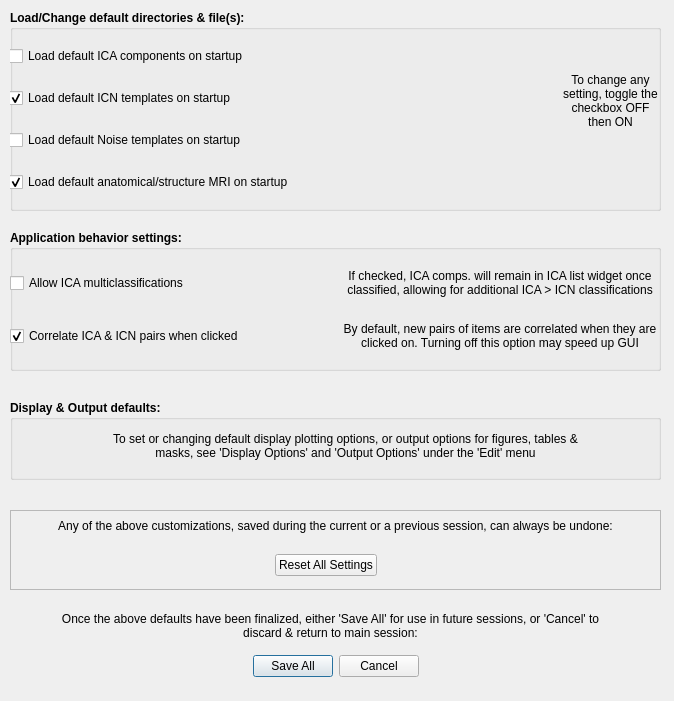
<?xml version="1.0" encoding="UTF-8"?>
<ui version="4.0">
 <class>Dialog</class>
 <widget class="QDialog" name="Dialog">
  <property name="geometry">
   <rect>
    <x>0</x>
    <y>0</y>
    <width>674</width>
    <height>701</height>
   </rect>
  </property>
  <property name="windowTitle">
   <string>Preferrences</string>
  </property>
  <widget class="QDialogButtonBox" name="buttonBox">
   <property name="geometry">
    <rect>
     <x>10</x>
     <y>650</y>
     <width>651</width>
     <height>32</height>
    </rect>
   </property>
   <property name="orientation">
    <enum>Qt::Horizontal</enum>
   </property>
   <property name="standardButtons">
    <set>QDialogButtonBox::Cancel|QDialogButtonBox::SaveAll</set>
   </property>
   <property name="centerButtons">
    <bool>true</bool>
   </property>
  </widget>
  <widget class="QFrame" name="frame_4">
   <property name="geometry">
    <rect>
     <x>10</x>
     <y>510</y>
     <width>651</width>
     <height>80</height>
    </rect>
   </property>
   <property name="frameShape">
    <enum>QFrame::StyledPanel</enum>
   </property>
   <property name="frameShadow">
    <enum>QFrame::Plain</enum>
   </property>
   <property name="lineWidth">
    <number>3</number>
   </property>
   <widget class="QLabel" name="label_7">
    <property name="geometry">
     <rect>
      <x>0</x>
      <y>0</y>
      <width>651</width>
      <height>31</height>
     </rect>
    </property>
    <property name="font">
     <font>
      <weight>50</weight>
      <bold>false</bold>
     </font>
    </property>
    <property name="text">
     <string>Any of the above customizations, saved during the current or a previous session, can always be undone:</string>
    </property>
    <property name="alignment">
     <set>Qt::AlignCenter</set>
    </property>
    <property name="wordWrap">
     <bool>true</bool>
    </property>
   </widget>
   <widget class="QWidget" name="horizontalLayoutWidget">
    <property name="geometry">
     <rect>
      <x>-10</x>
      <y>40</y>
      <width>651</width>
      <height>31</height>
     </rect>
    </property>
    <layout class="QHBoxLayout" name="horizontalLayout">
     <item>
      <spacer name="horizontalSpacer_2">
       <property name="orientation">
        <enum>Qt::Horizontal</enum>
       </property>
       <property name="sizeHint" stdset="0">
        <size>
         <width>40</width>
         <height>20</height>
        </size>
       </property>
      </spacer>
     </item>
     <item>
      <widget class="QPushButton" name="pushButton_RestoreDefaults">
       <property name="text">
        <string>Reset All Settings</string>
       </property>
      </widget>
     </item>
     <item>
      <spacer name="horizontalSpacer">
       <property name="orientation">
        <enum>Qt::Horizontal</enum>
       </property>
       <property name="sizeHint" stdset="0">
        <size>
         <width>40</width>
         <height>20</height>
        </size>
       </property>
      </spacer>
     </item>
    </layout>
   </widget>
  </widget>
  <widget class="QLabel" name="label_8">
   <property name="geometry">
    <rect>
     <x>60</x>
     <y>600</y>
     <width>541</width>
     <height>51</height>
    </rect>
   </property>
   <property name="text">
    <string>Once the above defaults have been finalized, either 'Save All' for use in future sessions, or 'Cancel' to discard &amp; return to main session:</string>
   </property>
   <property name="alignment">
    <set>Qt::AlignCenter</set>
   </property>
   <property name="wordWrap">
    <bool>true</bool>
   </property>
  </widget>
  <widget class="QGroupBox" name="groupBox">
   <property name="geometry">
    <rect>
     <x>10</x>
     <y>10</y>
     <width>651</width>
     <height>201</height>
    </rect>
   </property>
   <property name="font">
    <font>
     <weight>75</weight>
     <bold>true</bold>
    </font>
   </property>
   <property name="title">
    <string>Load/Change default directories &amp;&amp; file(s):</string>
   </property>
   <widget class="QWidget" name="verticalLayoutWidget_2">
    <property name="geometry">
     <rect>
      <x>-1</x>
      <y>20</y>
      <width>541</width>
      <height>181</height>
     </rect>
    </property>
    <layout class="QVBoxLayout" name="verticalLayout_2">
     <item>
      <widget class="QCheckBox" name="checkBox_LoadICAonStartup">
       <property name="font">
        <font>
         <weight>50</weight>
         <bold>false</bold>
        </font>
       </property>
       <property name="text">
        <string>Load default ICA components on startup</string>
       </property>
      </widget>
     </item>
     <item>
      <widget class="QCheckBox" name="checkBox_LoadICNonStartup">
       <property name="font">
        <font>
         <weight>50</weight>
         <bold>false</bold>
        </font>
       </property>
       <property name="text">
        <string>Load default ICN templates on startup</string>
       </property>
       <property name="checked">
        <bool>true</bool>
       </property>
      </widget>
     </item>
     <item>
      <widget class="QCheckBox" name="checkBox_LoadNoiseOnStartup">
       <property name="font">
        <font>
         <weight>50</weight>
         <bold>false</bold>
        </font>
       </property>
       <property name="text">
        <string>Load default Noise templates on startup</string>
       </property>
      </widget>
     </item>
     <item>
      <widget class="QCheckBox" name="checkBox_LoadAnatonStartup">
       <property name="font">
        <font>
         <weight>50</weight>
         <bold>false</bold>
        </font>
       </property>
       <property name="text">
        <string>Load default anatomical/structure MRI on startup</string>
       </property>
       <property name="checked">
        <bool>true</bool>
       </property>
      </widget>
     </item>
    </layout>
   </widget>
   <widget class="QLabel" name="label">
    <property name="geometry">
     <rect>
      <x>550</x>
      <y>30</y>
      <width>101</width>
      <height>121</height>
     </rect>
    </property>
    <property name="font">
     <font>
      <weight>50</weight>
      <bold>false</bold>
     </font>
    </property>
    <property name="text">
     <string>To change any setting, toggle the checkbox OFF then ON</string>
    </property>
    <property name="alignment">
     <set>Qt::AlignCenter</set>
    </property>
    <property name="wordWrap">
     <bool>true</bool>
    </property>
   </widget>
  </widget>
  <widget class="QGroupBox" name="groupBox_2">
   <property name="geometry">
    <rect>
     <x>10</x>
     <y>230</y>
     <width>651</width>
     <height>141</height>
    </rect>
   </property>
   <property name="font">
    <font>
     <weight>75</weight>
     <bold>true</bold>
    </font>
   </property>
   <property name="title">
    <string>Application behavior settings:</string>
   </property>
   <widget class="QWidget" name="gridLayoutWidget">
    <property name="geometry">
     <rect>
      <x>0</x>
      <y>20</y>
      <width>651</width>
      <height>121</height>
     </rect>
    </property>
    <layout class="QGridLayout" name="gridLayout">
     <item row="1" column="0">
      <widget class="QCheckBox" name="checkBox_CorrelateOnClick">
       <property name="font">
        <font>
         <weight>50</weight>
         <bold>false</bold>
        </font>
       </property>
       <property name="text">
        <string>Correlate ICA &amp;&amp; ICN pairs when clicked</string>
       </property>
       <property name="checked">
        <bool>true</bool>
       </property>
      </widget>
     </item>
     <item row="1" column="1">
      <widget class="QLabel" name="label_3">
       <property name="font">
        <font>
         <weight>50</weight>
         <bold>false</bold>
        </font>
       </property>
       <property name="text">
        <string>By default, new pairs of items are correlated when they are clicked on. Turning off this option may speed up GUI</string>
       </property>
       <property name="alignment">
        <set>Qt::AlignCenter</set>
       </property>
       <property name="wordWrap">
        <bool>true</bool>
       </property>
      </widget>
     </item>
     <item row="0" column="0">
      <widget class="QCheckBox" name="checkBox_AllowICAmultiClass">
       <property name="font">
        <font>
         <weight>50</weight>
         <bold>false</bold>
        </font>
       </property>
       <property name="text">
        <string>Allow ICA multiclassifications</string>
       </property>
      </widget>
     </item>
     <item row="0" column="1">
      <widget class="QLabel" name="label_4">
       <property name="font">
        <font>
         <weight>50</weight>
         <bold>false</bold>
        </font>
       </property>
       <property name="text">
        <string>If checked, ICA comps. will remain in ICA list widget once classified, allowing for additional ICA &gt; ICN classifications</string>
       </property>
       <property name="alignment">
        <set>Qt::AlignCenter</set>
       </property>
       <property name="wordWrap">
        <bool>true</bool>
       </property>
      </widget>
     </item>
    </layout>
   </widget>
  </widget>
  <widget class="QGroupBox" name="groupBox_3">
   <property name="geometry">
    <rect>
     <x>10</x>
     <y>400</y>
     <width>651</width>
     <height>80</height>
    </rect>
   </property>
   <property name="font">
    <font>
     <weight>75</weight>
     <bold>true</bold>
    </font>
   </property>
   <property name="title">
    <string>Display &amp;&amp; Output defaults:</string>
   </property>
   <widget class="QLabel" name="label_2">
    <property name="geometry">
     <rect>
      <x>90</x>
      <y>20</y>
      <width>491</width>
      <height>51</height>
     </rect>
    </property>
    <property name="font">
     <font>
      <weight>50</weight>
      <bold>false</bold>
     </font>
    </property>
    <property name="text">
     <string>To set or changing default display plotting options, or output options for figures, tables &amp; masks, see 'Display Options' and 'Output Options' under the 'Edit' menu</string>
    </property>
    <property name="alignment">
     <set>Qt::AlignCenter</set>
    </property>
    <property name="wordWrap">
     <bool>true</bool>
    </property>
   </widget>
  </widget>
 </widget>
 <resources/>
 <connections>
  <connection>
   <sender>buttonBox</sender>
   <signal>accepted()</signal>
   <receiver>Dialog</receiver>
   <slot>accept()</slot>
   <hints>
    <hint type="sourcelabel">
     <x>248</x>
     <y>254</y>
    </hint>
    <hint type="destinationlabel">
     <x>157</x>
     <y>274</y>
    </hint>
   </hints>
  </connection>
  <connection>
   <sender>buttonBox</sender>
   <signal>rejected()</signal>
   <receiver>Dialog</receiver>
   <slot>reject()</slot>
   <hints>
    <hint type="sourcelabel">
     <x>316</x>
     <y>260</y>
    </hint>
    <hint type="destinationlabel">
     <x>286</x>
     <y>274</y>
    </hint>
   </hints>
  </connection>
 </connections>
</ui>
